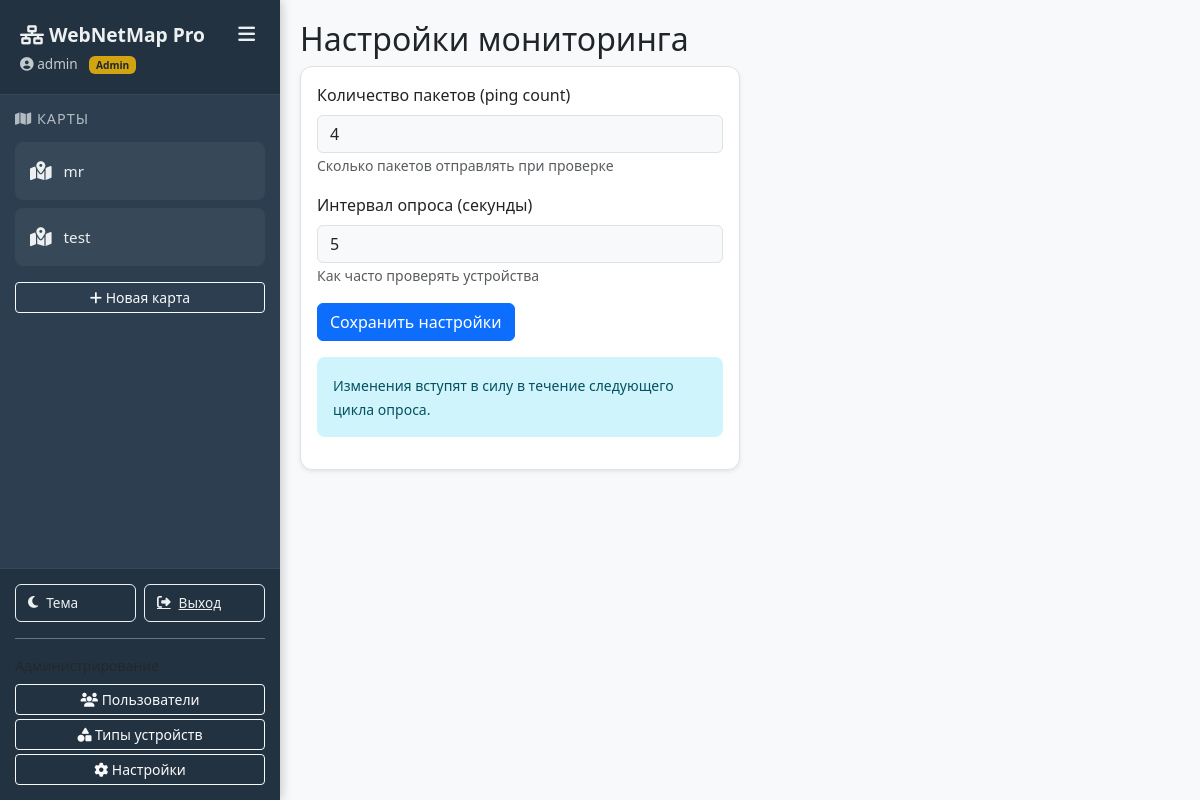
Before: /admin/settings (signed in) with the older database file.
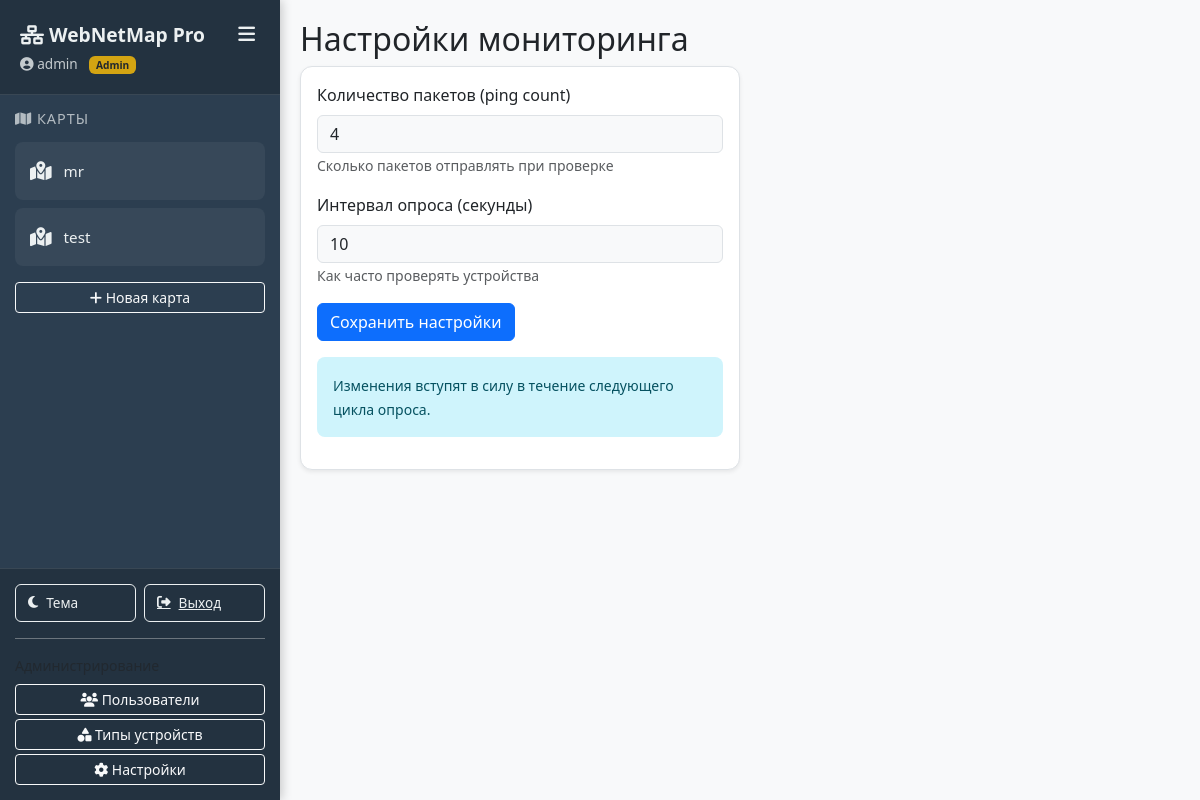
After: the same page with the newer database file.
### models.py (models this page shows, shortened)
class User(UserMixin, db.Model):
    id = db.Column(db.Integer, primary_key=True)
    username = db.Column(db.String(64), unique=True, index=True)
    password_hash = db.Column(db.String(128))
    is_admin = db.Column(db.Boolean, default=False)
    created_at = db.Column(db.DateTime, default=datetime.utcnow)
    maps = db.relationship('Map', backref='owner', lazy='dynamic')

class Settings(db.Model):
    key = db.Column(db.String(64), primary_key=True)
    value = db.Column(db.String(256))

### blueprints/admin.py (the view, shortened to what this page needs)
@admin_bp.route('/settings', methods=['GET', 'POST'])
def settings():
    count = Settings.query.filter_by(key='ping_count').first()
    interval = Settings.query.filter_by(key='ping_interval').first()
    return render_template('admin/settings.html',
                           count=count.value if count else 4,
                           interval=interval.value if interval else 10)

### blueprints/admin.py (called while the page is built)
@admin_bp.before_request
def check_admin():
    if not current_user.is_authenticated or not current_user.is_admin:
        flash('Доступ запрещен. Требуются права администратора.')
        return redirect(url_for('main.dashboard'))

### templates/admin/settings.html
{% extends "base.html" %}
{% block content %}
<h2>Настройки мониторинга</h2>
<div class="card col-md-6 shadow-sm">
    <div class="card-body">
        <form method="POST">
            <div class="mb-3">
                <label class="form-label">Количество пакетов (ping count)</label>
                <input type="number" name="ping_count" class="form-control" value="{{ count }}" min="1" max="10">
                <small class="text-muted">Сколько пакетов отправлять при проверке</small>
            </div>
            <div class="mb-3">
                <label class="form-label">Интервал опроса (секунды)</label>
                <input type="number" name="ping_interval" class="form-control" value="{{ interval }}" min="5" max="300">
                <small class="text-muted">Как часто проверять устройства</small>
            </div>
            <button type="submit" class="btn btn-primary">Сохранить настройки</button>
        </form>
        <div class="alert alert-info mt-3">
            <small>Изменения вступят в силу в течение следующего цикла опроса.</small>
        </div>
    </div>
</div>
{% endblock %}

### templates/base.html (shortened to what this page needs)
<!DOCTYPE html>
<html lang="ru" data-theme="light">
<head>
    <link href="https://cdn.jsdelivr.net/npm/bootstrap@5.3.0/dist/css/bootstrap.min.css" rel="stylesheet">
    <link href="https://cdnjs.cloudflare.com/ajax/libs/font-awesome/6.4.0/css/all.min.css" rel="stylesheet">
    <link rel="stylesheet" href="{{ url_for('static', filename='css/style.css') }}">
</head>
<body>
<nav class="sidebar" id="sidebar">
    <div class="sidebar-header">
        <div class="d-flex align-items-center justify-content-between">
            <h4>
                <i class="fas fa-network-wired"></i>
                <span class="sidebar-title-text">WebNetMap Pro</span>
            </h4>
            <button class="sidebar-toggle" id="sidebarToggle" onclick="toggleSidebar()">
                <i class="fas fa-bars"></i>
            </button>
        </div>
        {% if current_user.is_authenticated %}
        <div class="sidebar-user">
            <i class="fas fa-user-circle"></i> <span>{{ current_user.username }}</span>
            {% if current_user.is_admin %}
            <span class="badge bg-warning text-dark ms-2">Admin</span>
            {% endif %}
        </div>
        {% endif %}
    </div>
    {% if current_user.is_authenticated %}
    <div class="sidebar-maps">
        <h5><i class="fas fa-map"></i> <span>Карты</span></h5>
        <ul class="map-list" id="sidebarMapList">
        </ul>
        <button class="btn btn-sm btn-outline-light w-100 mt-2" data-bs-toggle="modal" data-bs-target="#createMapModal">
            <i class="fas fa-plus"></i> <span>Новая карта</span>
        </button>
    </div>
    <div class="sidebar-footer">
        <div class="d-flex gap-2">
            <button class="theme-toggle w-50" onclick="toggleTheme()">
                <i class="fas fa-moon"></i> <span>Тема</span>
            </button>
            <a href="{{ url_for('auth.logout') }}" class="theme-toggle w-50">
                <i class="fas fa-sign-out-alt"></i> <span>Выход</span>
            </a>
        </div>
        {% if current_user.is_admin %}
        <div class="mt-3 pt-3 border-top border-secondary admin-menu">
            <small class="text-muted d-block mb-2"><span>Администрирование</span></small>
            <a href="{{ url_for('admin.users') }}" class="btn btn-sm btn-outline-light w-100 mb-1">
                <i class="fas fa-users"></i> <span>Пользователи</span>
            </a>
            <a href="{{ url_for('admin.types') }}" class="btn btn-sm btn-outline-light w-100 mb-1">
                <i class="fas fa-shapes"></i> <span>Типы устройств</span>
            </a>
            <a href="{{ url_for('admin.settings') }}" class="btn btn-sm btn-outline-light w-100">
                <i class="fas fa-cog"></i> <span>Настройки</span>
            </a>
        </div>
        {% endif %}
    </div>
    {% endif %}
</nav>
    <div class="main-content">
        {% block content %}{% endblock %}
    </div>
</body>
</html>

### static/css/style.css (style rules this page uses)
:root { --bg-primary: #f8f9fa; --bg-secondary: #ffffff; --bg-sidebar: #2c3e50; --text-primary: #212529; --text-secondary: #6c757d; --text-sidebar: #ecf0f1; --border-color: #dee2e6; --accent-color: #3498db; --accent-hover: #2980b9; --card-shadow: 0 2px 10px rgba(0,0,0,0.1); --cy-background: #ffffff; --cy-grid: #e0e0e0; }
body { background-color: var(--bg-primary); color: var(--text-primary); font-family: 'Segoe UI', Tahoma, Geneva, Verdana, sans-serif; transition: background-color 0.3s, color 0.3s; overflow-x: hidden; }
.sidebar { position: fixed; top: 0; left: 0; width: 280px; height: 100vh; background: var(--bg-sidebar); color: var(--text-sidebar); z-index: 1000; transition: width 0.3s ease; overflow-y: auto; box-shadow: 2px 0 10px rgba(0,0,0,0.2); }
.sidebar-header { padding: 20px; background: rgba(0,0,0,0.2); border-bottom: 1px solid rgba(255,255,255,0.1); }
.sidebar-header h4 { margin: 0; font-size: 1.2rem; font-weight: 600; }
.sidebar-user { font-size: 0.85rem; opacity: 0.8; margin-top: 5px; }
.sidebar-toggle { background: transparent; border: none; color: var(--text-sidebar); font-size: 1.2rem; cursor: pointer; padding: 0 5px; transition: transform 0.2s; }
.sidebar-maps { padding: 15px; }
.sidebar-maps h5 { font-size: 0.9rem; text-transform: uppercase; letter-spacing: 1px; opacity: 0.7; margin-bottom: 15px; }
.map-list { list-style: none; padding: 0; margin: 0; }
.sidebar-footer { position: absolute; bottom: 0; left: 0; width: 100%; padding: 15px; background: rgba(0,0,0,0.2); border-top: 1px solid rgba(255,255,255,0.1); box-sizing: border-box; }
.main-content { margin-left: 280px; padding: 20px; transition: margin-left 0.3s ease; min-height: 100vh; }
.form-control, .form-select { background: var(--bg-primary); color: var(--text-primary); border: 1px solid var(--border-color); }
.card { background: var(--bg-secondary); color: var(--text-primary); border: 1px solid var(--border-color); border-radius: 12px; box-shadow: var(--card-shadow); }
.alert { border-radius: 8px; border: none; }
.theme-toggle { background: transparent; border: 1px solid var(--text-sidebar); color: var(--text-sidebar); padding: 8px 12px; border-radius: 6px; cursor: pointer; transition: all 0.2s; display: flex; align-items: center; gap: 8px; font-size: 0.85rem; }
.sidebar, .main-content { animation: fadeIn 0.3s ease; }

Changed rows visible on the page:
now on this page (row edited): Settings: ping_interval "10"
Other visible differences:
form field ping_interval: "5" → (not shown)
